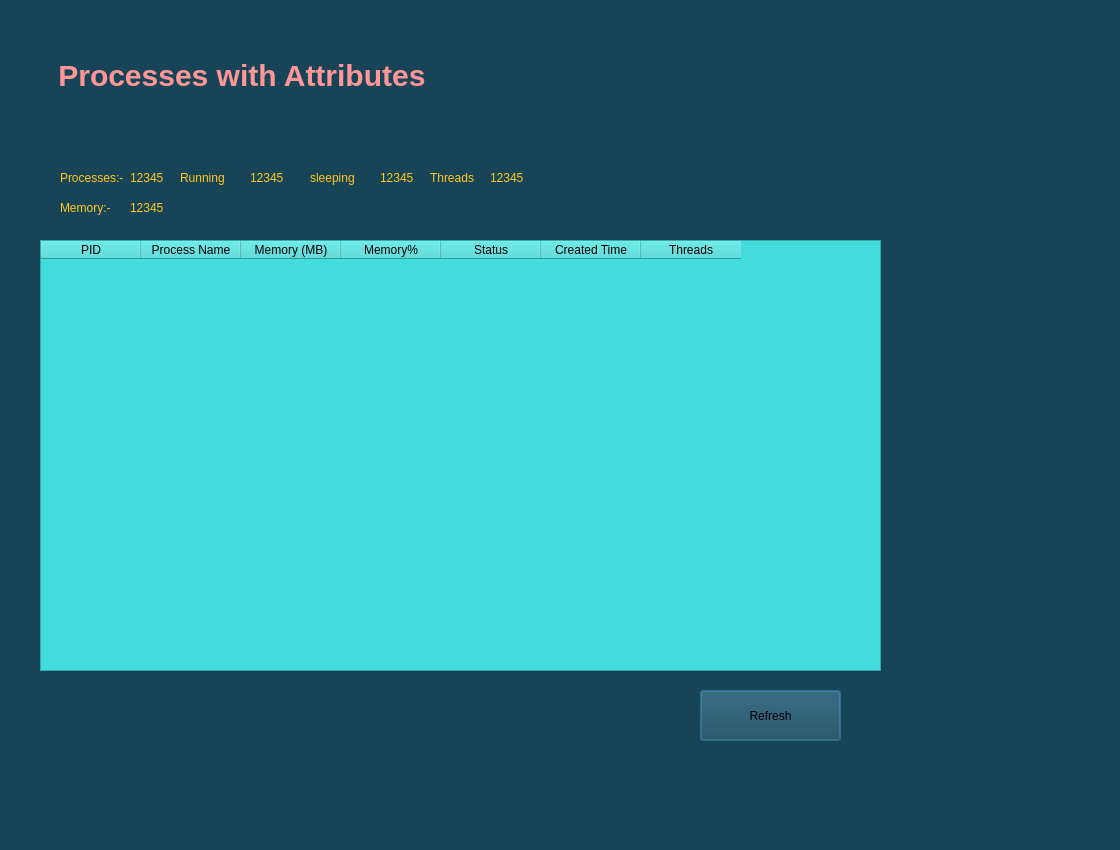
<?xml version="1.0" encoding="UTF-8"?>
<ui version="4.0">
 <class>Dialog</class>
 <widget class="QDialog" name="Dialog">
  <property name="geometry">
   <rect>
    <x>0</x>
    <y>0</y>
    <width>1120</width>
    <height>850</height>
   </rect>
  </property>
  <property name="windowTitle">
   <string>Dialog</string>
  </property>
  <property name="styleSheet">
   <string notr="true">
background-color: rgb(24, 68, 87);
background-color: rgb(24, 68, 87);</string>
  </property>
  <widget class="QLabel" name="label">
   <property name="geometry">
    <rect>
     <x>50</x>
     <y>30</y>
     <width>700</width>
     <height>91</height>
    </rect>
   </property>
   <property name="styleSheet">
    <string notr="true">font-size: 30px;
font: bold;
color: rgb(255, 222, 222);
color: rgb(255, 151, 151);</string>
   </property>
   <property name="text">
    <string> Processes with Attributes</string>
   </property>
  </widget>
  <widget class="QTableWidget" name="tableWidget">
   <property name="geometry">
    <rect>
     <x>40</x>
     <y>240</y>
     <width>841</width>
     <height>431</height>
    </rect>
   </property>
   <property name="styleSheet">
    <string notr="true">
background-color: rgb(66, 220, 220);
background-color: rgb(66, 220, 220);</string>
   </property>
   <column>
    <property name="text">
     <string>PID</string>
    </property>
   </column>
   <column>
    <property name="text">
     <string>Process Name</string>
    </property>
   </column>
   <column>
    <property name="text">
     <string>Memory (MB)</string>
    </property>
   </column>
   <column>
    <property name="text">
     <string>Memory%</string>
    </property>
   </column>
   <column>
    <property name="text">
     <string>Status</string>
    </property>
   </column>
   <column>
    <property name="text">
     <string>Created Time</string>
    </property>
   </column>
   <column>
    <property name="text">
     <string>Threads</string>
    </property>
   </column>
  </widget>
  <widget class="QPushButton" name="pushButton">
   <property name="geometry">
    <rect>
     <x>700</x>
     <y>690</y>
     <width>141</width>
     <height>51</height>
    </rect>
   </property>
   <property name="text">
    <string>Refresh</string>
   </property>
  </widget>
  <widget class="QLabel" name="label_2">
   <property name="geometry">
    <rect>
     <x>60</x>
     <y>170</y>
     <width>81</width>
     <height>16</height>
    </rect>
   </property>
   <property name="styleSheet">
    <string notr="true">color:rgb(255, 200, 31);font: 13pt &quot;Academy Engraved LET&quot;;</string>
   </property>
   <property name="text">
    <string>Processes:-</string>
   </property>
  </widget>
  <widget class="QLabel" name="label_3">
   <property name="geometry">
    <rect>
     <x>130</x>
     <y>170</y>
     <width>81</width>
     <height>16</height>
    </rect>
   </property>
   <property name="styleSheet">
    <string notr="true">color:rgb(255, 200, 31);font: 13pt &quot;Academy Engraved LET&quot;;</string>
   </property>
   <property name="text">
    <string>12345</string>
   </property>
  </widget>
  <widget class="QLabel" name="label_5">
   <property name="geometry">
    <rect>
     <x>180</x>
     <y>170</y>
     <width>81</width>
     <height>16</height>
    </rect>
   </property>
   <property name="styleSheet">
    <string notr="true">color:rgb(255, 200, 31);font: 13pt &quot;Academy Engraved LET&quot;;</string>
   </property>
   <property name="text">
    <string>Running</string>
   </property>
  </widget>
  <widget class="QLabel" name="label_6">
   <property name="geometry">
    <rect>
     <x>250</x>
     <y>170</y>
     <width>81</width>
     <height>16</height>
    </rect>
   </property>
   <property name="styleSheet">
    <string notr="true">color:rgb(255, 200, 31);font: 13pt &quot;Academy Engraved LET&quot;;</string>
   </property>
   <property name="text">
    <string>12345</string>
   </property>
  </widget>
  <widget class="QLabel" name="label_7">
   <property name="geometry">
    <rect>
     <x>310</x>
     <y>170</y>
     <width>81</width>
     <height>16</height>
    </rect>
   </property>
   <property name="styleSheet">
    <string notr="true">color:rgb(255, 200, 31);font: 13pt &quot;Academy Engraved LET&quot;;</string>
   </property>
   <property name="text">
    <string>sleeping</string>
   </property>
  </widget>
  <widget class="QLabel" name="label_8">
   <property name="geometry">
    <rect>
     <x>380</x>
     <y>170</y>
     <width>81</width>
     <height>16</height>
    </rect>
   </property>
   <property name="styleSheet">
    <string notr="true">color:rgb(255, 200, 31);font: 13pt &quot;Academy Engraved LET&quot;;</string>
   </property>
   <property name="text">
    <string>12345</string>
   </property>
  </widget>
  <widget class="QLabel" name="label_9">
   <property name="geometry">
    <rect>
     <x>430</x>
     <y>170</y>
     <width>81</width>
     <height>16</height>
    </rect>
   </property>
   <property name="styleSheet">
    <string notr="true">color:rgb(255, 200, 31);font: 13pt &quot;Academy Engraved LET&quot;;</string>
   </property>
   <property name="text">
    <string>Threads</string>
   </property>
  </widget>
  <widget class="QLabel" name="label_4">
   <property name="geometry">
    <rect>
     <x>490</x>
     <y>170</y>
     <width>81</width>
     <height>16</height>
    </rect>
   </property>
   <property name="styleSheet">
    <string notr="true">color:rgb(255, 200, 31);font: 13pt &quot;Academy Engraved LET&quot;;</string>
   </property>
   <property name="text">
    <string>12345</string>
   </property>
  </widget>
  <widget class="QLabel" name="label_10">
   <property name="geometry">
    <rect>
     <x>60</x>
     <y>200</y>
     <width>81</width>
     <height>16</height>
    </rect>
   </property>
   <property name="styleSheet">
    <string notr="true">color:rgb(255, 200, 31);font: 13pt &quot;Academy Engraved LET&quot;;</string>
   </property>
   <property name="text">
    <string>Memory:-</string>
   </property>
  </widget>
  <widget class="QLabel" name="label_11">
   <property name="geometry">
    <rect>
     <x>130</x>
     <y>200</y>
     <width>81</width>
     <height>16</height>
    </rect>
   </property>
   <property name="styleSheet">
    <string notr="true">color:rgb(255, 200, 31);font: 13pt &quot;Academy Engraved LET&quot;;</string>
   </property>
   <property name="text">
    <string>12345</string>
   </property>
  </widget>
 </widget>
 <resources/>
 <connections/>
</ui>
